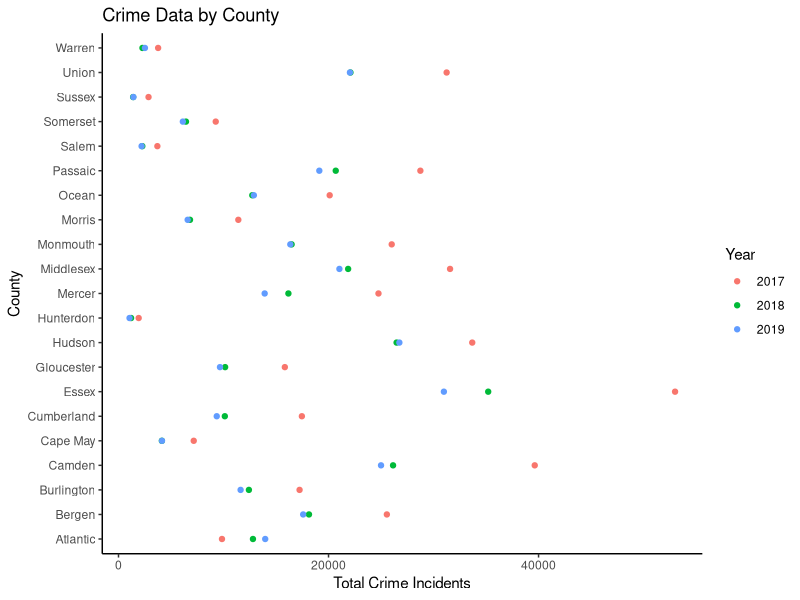

The R source for this figure:
## ---- chunk 1
knitr::opts_chunk$set(echo = TRUE)

library(tidyverse)
## ---- chunk 2
# Read in the crime data from 2017 - 2019
crime_17 <- read.csv("crime_data_2017.csv")
crime_1819 <- read.csv("crime_data_2018-2019.csv")

## ---- chunk 3
sum_17 <- crime_17 %>%
  filter(Population == "") %>%
  group_by(CountyFIPS, County) %>%
  summarise(Co_tot = sum(Total), 
            Year = "2017")

sum_1819 <- crime_1819 %>%
  group_by(CountyFIPS, County, Year) %>%
  summarise(Co_tot = sum(Total))
sum_1819$Year <- as.character(sum_1819$Year)
            
# Create one dataset that has all three years' data
crime <- bind_rows(sum_17, sum_1819) %>%
  arrange(CountyFIPS)

## ---- chunk 4
#write_csv(crime, file = "crime_county.csv")
read.csv("crime_county.csv")
## ---- chunk 5
crime %>%
  ggplot(aes(x=County, y = Co_tot, color = Year)) +
  geom_point() +
    theme_classic() +
    labs(
        x = "County",
        y = "Total Crime Incidents",
        title = paste(
            "Crime Data by County"
        ) 
    ) +
  coord_flip()
